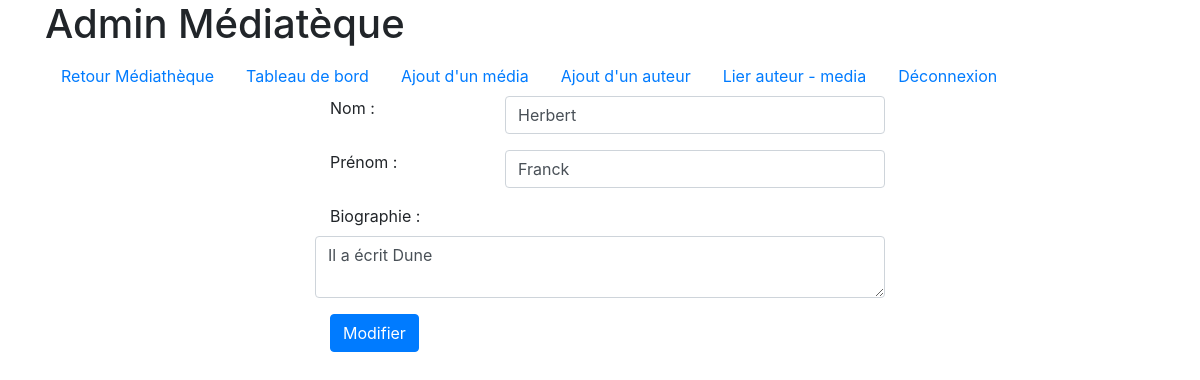
Screenshot of /back/modAuteur.php?idAuteur=4 (signed in) with the database file from the repository.
### tables this page shows
CREATE TABLE IF NOT EXISTS `auteur` (
  `id` int(11) NOT NULL AUTO_INCREMENT,
  `nom` varchar(255) DEFAULT NULL,
  `prenom` varchar(255) DEFAULT NULL,
  `bio` text,
  PRIMARY KEY (`id`)
);

### functions/sql.php (called while the page is built, shortened)
<?php
 function openConn($dbHost = "localhost", $dbUser = "20200727", $dbPass = "admin", $db = "20200727"){
    $conn = mysqli_connect($dbHost, $dbUser, $dbPass, $db) or die("message : " . $conn->error);
    return $conn;
 }
 function selectBDD($sql){
    $link = openConn();
    $result = mysqli_query($link, $sql);
    return $result;
 }
?>

### back/modAuteur.php (the view, shortened to what this page needs)
<?php
include "../functions/functions.php";
include "../functions/sql.php";
if( isset($_GET["idAuteur"]) ){
    $sql = "SELECT
                `id` AS `idAuteur`, `nom`, `prenom`, `bio`
            FROM
                `auteur`
            WHERE
                `id` = " . $_GET["idAuteur"] . ";";
    $result = selectBDD($sql);
    $nbRows = (!$result)? 0 : mysqli_num_rows($result);
    if($nbRows > 0){
        $row = mysqli_fetch_assoc($result);
    }else{
        header("location: ./index.php");
        exit();
    }
}
?>
<!doctype html>
<html>
    <head>
        <?php include "./includes/admin-bootstrap.php"; ?>
    </head>
    <body class="container">
        <?php include "./includes/admin-menu.php"; ?>
        <section class="row">
            <article class="offset-3 col-lg-6">
            <form method="post">
            <div class="form-group row">
                    <label for="nom" class="col-lg-4">Nom :</label>
                    <input type="text" class="form-control col-lg-8" name="nom" id="nom" value="<?php echo utf8_encode($row["nom"]); ?>"
                        placeholder="Renseignez le nom de l'auteur" required />
                </div>
                <div class="form-group row">
                    <label for="prenom" class="col-lg-4">Prénom :</label>
                    <input type="text" class="form-control col-lg-8" name="prenom" id="prenom" value="<?php echo utf8_encode($row["prenom"]); ?>"
                        placeholder="Renseignez le prénom de l'auteur" required />
                </div>
                <div class="form-group row">
                    <label for="bio" class="col-lg-4">Biographie :</label>
                    <textarea class="form-control" name="bio" id="bio" placeholder="Biographie de l'auteur"><?php echo utf8_encode($row["bio"]); ?></textarea>
                </div>
                <button type="submit" name="modAuteur" value="mod" class="btn btn-primary">Modifier</button>
            </form>
            </article>
        </section>
    </body>
</html>

### rows the page displays
auteur: nom "Herbert", prenom "Franck", bio "Il a écrit Dune"
